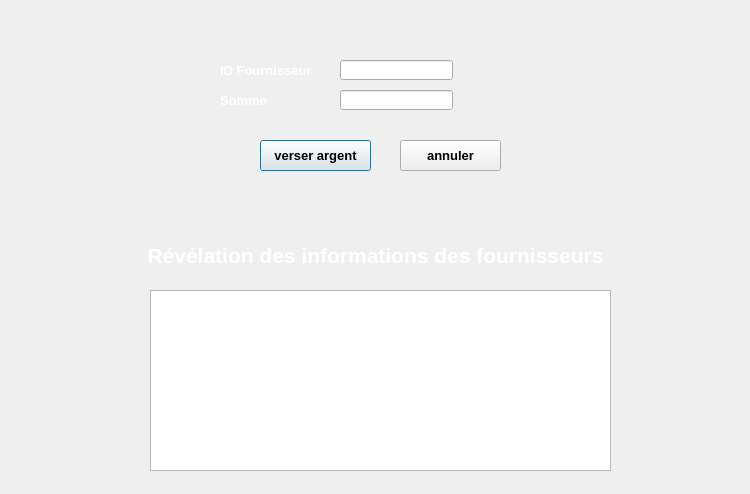
<?xml version="1.0" encoding="UTF-8"?>
<ui version="4.0">
 <class>payer_fourn</class>
 <widget class="QDialog" name="payer_fourn">
  <property name="geometry">
   <rect>
    <x>0</x>
    <y>0</y>
    <width>750</width>
    <height>494</height>
   </rect>
  </property>
  <property name="windowTitle">
   <string>Dialog</string>
  </property>
  <widget class="QLineEdit" name="somme">
   <property name="geometry">
    <rect>
     <x>340</x>
     <y>90</y>
     <width>113</width>
     <height>20</height>
    </rect>
   </property>
  </widget>
  <widget class="QLabel" name="label_5">
   <property name="geometry">
    <rect>
     <x>220</x>
     <y>90</y>
     <width>71</width>
     <height>21</height>
    </rect>
   </property>
   <property name="text">
    <string>&lt;!DOCTYPE HTML PUBLIC &quot;-//W3C//DTD HTML 4.0//EN&quot; &quot;http://www.w3.org/TR/REC-html40/strict.dtd&quot;&gt;
&lt;html&gt;&lt;head&gt;&lt;meta name=&quot;qrichtext&quot; content=&quot;1&quot; /&gt;&lt;style type=&quot;text/css&quot;&gt;
p, li { white-space: pre-wrap; }
&lt;/style&gt;&lt;/head&gt;&lt;body style=&quot; font-family:'MS Shell Dlg 2'; font-size:8.25pt; font-weight:400; font-style:normal;&quot;&gt;
&lt;p style=&quot; margin-top:0px; margin-bottom:0px; margin-left:0px; margin-right:0px; -qt-block-indent:0; text-indent:0px;&quot;&gt;&lt;span style=&quot; font-size:10pt; font-weight:600; color:#ffffff;&quot;&gt;Somme&lt;/span&gt;&lt;/p&gt;&lt;/body&gt;&lt;/html&gt;</string>
   </property>
  </widget>
  <widget class="QPushButton" name="pushButton">
   <property name="geometry">
    <rect>
     <x>260</x>
     <y>140</y>
     <width>111</width>
     <height>31</height>
    </rect>
   </property>
   <property name="font">
    <font>
     <pointsize>10</pointsize>
     <weight>75</weight>
     <bold>true</bold>
    </font>
   </property>
   <property name="text">
    <string>verser argent</string>
   </property>
  </widget>
  <widget class="QLabel" name="label_2">
   <property name="geometry">
    <rect>
     <x>130</x>
     <y>230</y>
     <width>491</width>
     <height>51</height>
    </rect>
   </property>
   <property name="text">
    <string>&lt;!DOCTYPE HTML PUBLIC &quot;-//W3C//DTD HTML 4.0//EN&quot; &quot;http://www.w3.org/TR/REC-html40/strict.dtd&quot;&gt;
&lt;html&gt;&lt;head&gt;&lt;meta name=&quot;qrichtext&quot; content=&quot;1&quot; /&gt;&lt;style type=&quot;text/css&quot;&gt;
p, li { white-space: pre-wrap; }
&lt;/style&gt;&lt;/head&gt;&lt;body style=&quot; font-family:'MS Shell Dlg 2'; font-size:8.25pt; font-weight:400; font-style:normal;&quot;&gt;
&lt;p align=&quot;center&quot; style=&quot; margin-top:0px; margin-bottom:0px; margin-left:0px; margin-right:0px; -qt-block-indent:0; text-indent:0px;&quot;&gt;&lt;span style=&quot; font-size:16pt; font-weight:600; color:#ffffff;&quot;&gt;Révélation des informations des fournisseurs&lt;/span&gt;&lt;/p&gt;&lt;/body&gt;&lt;/html&gt;</string>
   </property>
  </widget>
  <widget class="QLineEdit" name="id_four">
   <property name="geometry">
    <rect>
     <x>340</x>
     <y>60</y>
     <width>113</width>
     <height>20</height>
    </rect>
   </property>
  </widget>
  <widget class="QLabel" name="label_4">
   <property name="geometry">
    <rect>
     <x>220</x>
     <y>60</y>
     <width>111</width>
     <height>21</height>
    </rect>
   </property>
   <property name="text">
    <string>&lt;!DOCTYPE HTML PUBLIC &quot;-//W3C//DTD HTML 4.0//EN&quot; &quot;http://www.w3.org/TR/REC-html40/strict.dtd&quot;&gt;
&lt;html&gt;&lt;head&gt;&lt;meta name=&quot;qrichtext&quot; content=&quot;1&quot; /&gt;&lt;style type=&quot;text/css&quot;&gt;
p, li { white-space: pre-wrap; }
&lt;/style&gt;&lt;/head&gt;&lt;body style=&quot; font-family:'MS Shell Dlg 2'; font-size:8.25pt; font-weight:400; font-style:normal;&quot;&gt;
&lt;p style=&quot; margin-top:0px; margin-bottom:0px; margin-left:0px; margin-right:0px; -qt-block-indent:0; text-indent:0px;&quot;&gt;&lt;span style=&quot; font-size:10pt; font-weight:600; color:#ffffff;&quot;&gt;ID Fournisseur&lt;/span&gt;&lt;/p&gt;&lt;/body&gt;&lt;/html&gt;</string>
   </property>
  </widget>
  <widget class="QTableView" name="tableView">
   <property name="geometry">
    <rect>
     <x>150</x>
     <y>290</y>
     <width>461</width>
     <height>181</height>
    </rect>
   </property>
  </widget>
  <widget class="QLabel" name="label">
   <property name="geometry">
    <rect>
     <x>300</x>
     <y>240</y>
     <width>46</width>
     <height>13</height>
    </rect>
   </property>
   <property name="text">
    <string/>
   </property>
  </widget>
  <widget class="QPushButton" name="pushButton_2">
   <property name="geometry">
    <rect>
     <x>400</x>
     <y>140</y>
     <width>101</width>
     <height>31</height>
    </rect>
   </property>
   <property name="font">
    <font>
     <pointsize>10</pointsize>
     <weight>75</weight>
     <bold>true</bold>
    </font>
   </property>
   <property name="text">
    <string>annuler</string>
   </property>
  </widget>
  <widget class="QLabel" name="label_7">
   <property name="geometry">
    <rect>
     <x>-10</x>
     <y>0</y>
     <width>781</width>
     <height>511</height>
    </rect>
   </property>
   <property name="text">
    <string/>
   </property>
   <property name="pixmap">
    <pixmap resource="Images.qrc">:/Arriere/images/1533698_1434101263485693_542051900_n.jpg</pixmap>
   </property>
  </widget>
  <widget class="QLabel" name="label_8">
   <property name="geometry">
    <rect>
     <x>-20</x>
     <y>-20</y>
     <width>781</width>
     <height>511</height>
    </rect>
   </property>
   <property name="text">
    <string/>
   </property>
   <property name="pixmap">
    <pixmap>../../icone/business-finance-background-27251450.jpg</pixmap>
   </property>
  </widget>
  <widget class="QLabel" name="label_9">
   <property name="geometry">
    <rect>
     <x>-10</x>
     <y>0</y>
     <width>771</width>
     <height>511</height>
    </rect>
   </property>
   <property name="text">
    <string/>
   </property>
   <property name="pixmap">
    <pixmap>../finance_vf-build-desktop-Qt_4_8_1_for_Desktop_-_MinGW__Qt_SDK__Debug/business-finance-background-27251450.jpg</pixmap>
   </property>
  </widget>
  <zorder>label_9</zorder>
  <zorder>label_8</zorder>
  <zorder>label_7</zorder>
  <zorder>somme</zorder>
  <zorder>label_5</zorder>
  <zorder>pushButton</zorder>
  <zorder>label_2</zorder>
  <zorder>id_four</zorder>
  <zorder>label_4</zorder>
  <zorder>tableView</zorder>
  <zorder>label</zorder>
  <zorder>pushButton_2</zorder>
 </widget>
 <resources>
  <include location="Images.qrc"/>
 </resources>
 <connections/>
</ui>
